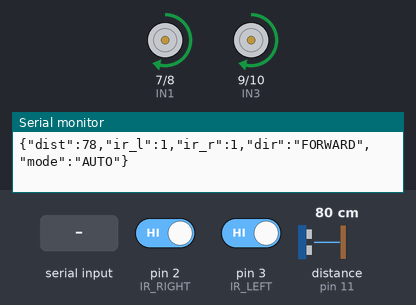
A sketch run on a simulated Arduino Uno, built with avr-gcc and run on an emulated ATmega328P. Parts: motor-driver pin pairs drawn as motors (green arrow = first pin HIGH = forward, orange = second pin HIGH = backward, longer = more drive, scaled by the enable pin), the last lines printed to the serial monitor. Wiring (inferred from the names in the program): ultrasonic range finder: trigger pin 12; echo pin 11. Inputs (shaded band) come from the test bench; at power-on: distance to the obstacle (sensor on pin 11) 80 cm, pin 2 (IR_RIGHT) HIGH, pin 3 (IR_LEFT) HIGH. The echo pulse lasts 58.3 µs per cm.

Above: at 1.7 s.
1.8 s: distance to the obstacle (sensor on pin 11) set to 22 cm
3.3 s: distance to the obstacle (sensor on pin 11) set to 19 cm
At 4.5 s:
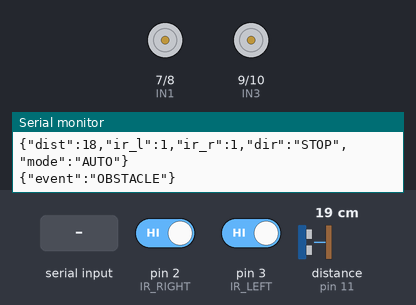
6.3 s: "CMD:LEFT\n" received over Serial
At 7.1 s:
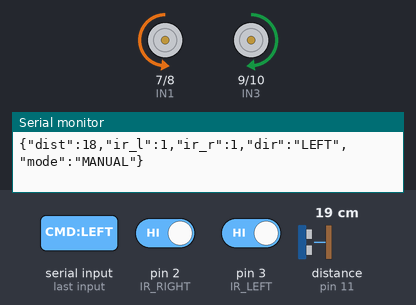
7.9 s: "CMD:RIGHT\n" received over Serial
At 9.1 s:
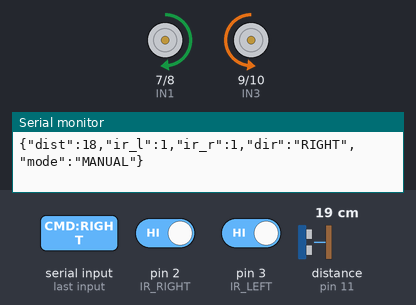
9.4 s: "CMD:AUTO\n" received over Serial
At 9.91 s:
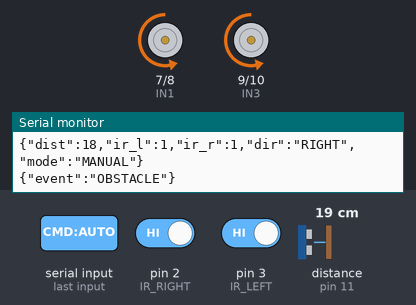
12.4 s: distance to the obstacle (sensor on pin 11) set to 35 cm
Timing chart, 0 to 15.0 s (numbered marks = the images above; inputs shaded):
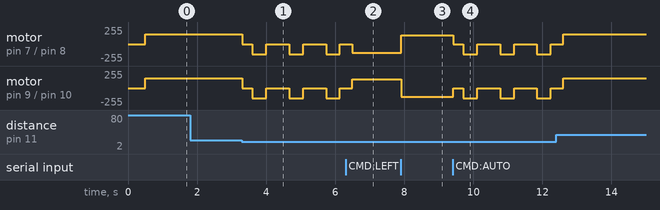

Measured:
- the behaviour switches between 21 and 20 cm on distance to the obstacle (sensor on pin 11) (found by bisection; images 0 and 1)
- after the input at 3.3 s, motor on pin 7 (IN1) / pin 8 (IN2), motor on pin 9 (IN3) / pin 10 (IN4): forward 150/255 → stopped at once, then repeats every 1.1 s: backward 150/255 0.40 s, stopped 0.67 s
- after the input at 7.9 s, motor on pin 7 (IN1) / pin 8 (IN2): backward 130/255 → forward 130/255 at once; motor on pin 9 (IN3) / pin 10 (IN4): forward 130/255 → backward 130/255 at once
- after the input at 9.4 s, motor on pin 7 (IN1) / pin 8 (IN2): forward 130/255 → stopped at once, then repeats every 1.1 s: backward 150/255 0.40 s, stopped 0.67 s; motor on pin 9 (IN3) / pin 10 (IN4): backward 130/255 → stopped at once, then repeats every 1.1 s: backward 150/255 0.40 s, stopped 0.67 s

The sketch:

ARES_X_Main.ino
```cpp
/*
 * ============================================================
 *  TERRA GUIDE — Arduino UNO
 *  Line Following + Obstacle Avoidance
 *  Komunikim Serial JSON me Raspberry Pi 4
 * ============================================================
 *  LIDHJET:
 *   L298N → ENA=5  IN1=7  IN2=8  ENB=6  IN3=9  IN4=10
 *   IR    → LEFT=3 (INPUT_PULLUP)  RIGHT=2 (INPUT_PULLUP)
 *   SR04  → TRIG=12  ECHO=11
 *   USB   → /dev/ttyACM0 @ 9600 baud
 *
 *  IR LOGJIKA: 1=mbi vijë zezë  0=jashtë vijës
 *
 *  DËRGON tek Pi çdo 300ms:
 *  {"dist":34,"ir_l":1,"ir_r":1,"dir":"FORWARD","mode":"AUTO"}
 *
 *  MERR nga Pi:
 *  CMD:STOP | CMD:FORWARD | CMD:BACKWARD
 *  CMD:LEFT | CMD:RIGHT | CMD:AUTO | CMD:MANUAL
 * ============================================================
 */

// ===== MOTOR L298N =====
const int ENA = 5,  IN1 = 7,  IN2 = 8;
const int ENB = 6,  IN3 = 9,  IN4 = 10;
const int SPEED_NORMAL = 150;
const int SPEED_TURN   = 130;

// ===== IR SENSORËT =====
const int IR_LEFT  = 3;
const int IR_RIGHT = 2;

// ===== HC-SR04 =====
const int TRIG = 12;
const int ECHO = 11;
const int OBSTACLE_CM = 20;

// ===== VARIABLA =====
bool manualMode    = false;
String currentDir  = "STOP";
String lastTurn    = "RIGHT";
String piCommand   = "";
unsigned long lastSend = 0;

// ═════════════════════════════════════════════════════════════
void setup() {
  // Motorë
  pinMode(ENA, OUTPUT); pinMode(IN1, OUTPUT); pinMode(IN2, OUTPUT);
  pinMode(ENB, OUTPUT); pinMode(IN3, OUTPUT); pinMode(IN4, OUTPUT);

  // IR
  pinMode(IR_LEFT,  INPUT_PULLUP);
  pinMode(IR_RIGHT, INPUT_PULLUP);

  // HC-SR04
  pinMode(TRIG, OUTPUT);
  pinMode(ECHO, INPUT);
  digitalWrite(TRIG, LOW);

  stopRobot();

  Serial.begin(9600);
  delay(500);
  Serial.println("{\"status\":\"READY\",\"device\":\"TERRA_GUIDE\"}");
}

// ═════════════════════════════════════════════════════════════
void loop() {
  // 1. Lexo komanda nga Pi
  readPiCommands();

  // 2. Lexo sensorët
  long dist  = readDistance();
  int  irL   = digitalRead(IR_LEFT);
  int  irR   = digitalRead(IR_RIGHT);

  // 3. AUTO mode — lëvizja autonome
  if (!manualMode) {
    if (dist > 0 && dist < OBSTACLE_CM) {
      avoidObstacle();
    } else {
      followLine(irL, irR);
    }
  }

  // 4. Dërgo JSON çdo 300ms
  if (millis() - lastSend >= 300) {
    lastSend = millis();
    sendJSON(dist, irL, irR);
  }
}

// ═════════════════════════════════════════════════════════════
// NDIQ VIJËN — IR LOGJIKA: 1=zezë  0=bardhë
// ═════════════════════════════════════════════════════════════
void followLine(int irL, int irR) {
  if (irL == 1 && irR == 1) {
    forward();                      // të dy mbi vijë → EC PARA

  } else if (irL == 0 && irR == 1) {
    goRight();                      // majtas doli → KTHEHU DJATHTAS
    lastTurn = "RIGHT";

  } else if (irL == 1 && irR == 0) {
    goLeft();                       // djathtas doli → KTHEHU MAJTAS
    lastTurn = "LEFT";

  } else {
    // të dy jashtë → kërko vijën nga drejtimi i fundit
    if (lastTurn == "LEFT") goLeft();
    else                    goRight();
  }
}

// ═════════════════════════════════════════════════════════════
// SHMANG PENGESËN
// ═════════════════════════════════════════════════════════════
void avoidObstacle() {
  Serial.println("{\"event\":\"OBSTACLE\"}");

  stopRobot();  delay(300);

  // Prapa
  goBackward();
  delay(400);
  stopRobot();  delay(200);

  // Kthehu djathtas derisa të gjejë vijën (max 800ms)
  goRight();
  unsigned long t = millis();
  while (millis() - t < 800) {
    if (digitalRead(IR_LEFT) == 1 || digitalRead(IR_RIGHT) == 1) break;
  }

  stopRobot();  delay(150);
}

// ═════════════════════════════════════════════════════════════
// LËVIZJET
// ═════════════════════════════════════════════════════════════
void forward() {
  analogWrite(ENA, SPEED_NORMAL); analogWrite(ENB, SPEED_NORMAL);
  digitalWrite(IN1, HIGH); digitalWrite(IN2, LOW);
  digitalWrite(IN3, HIGH); digitalWrite(IN4, LOW);
  currentDir = "FORWARD";
}

void goBackward() {
  analogWrite(ENA, SPEED_NORMAL); analogWrite(ENB, SPEED_NORMAL);
  digitalWrite(IN1, LOW);  digitalWrite(IN2, HIGH);
  digitalWrite(IN3, LOW);  digitalWrite(IN4, HIGH);
  currentDir = "BACKWARD";
}

void goLeft() {
  analogWrite(ENA, SPEED_TURN); analogWrite(ENB, SPEED_TURN);
  digitalWrite(IN1, LOW);  digitalWrite(IN2, HIGH);
  digitalWrite(IN3, HIGH); digitalWrite(IN4, LOW);
  currentDir = "LEFT";
}

void goRight() {
  analogWrite(ENA, SPEED_TURN); analogWrite(ENB, SPEED_TURN);
  digitalWrite(IN1, HIGH); digitalWrite(IN2, LOW);
  digitalWrite(IN3, LOW);  digitalWrite(IN4, HIGH);
  currentDir = "RIGHT";
}

void stopRobot() {
  analogWrite(ENA, 0); analogWrite(ENB, 0);
  digitalWrite(IN1, LOW); digitalWrite(IN2, LOW);
  digitalWrite(IN3, LOW); digitalWrite(IN4, LOW);
  currentDir = "STOP";
}

// ═════════════════════════════════════════════════════════════
// HC-SR04
// ═════════════════════════════════════════════════════════════
long readDistance() {
  digitalWrite(TRIG, LOW);
  delayMicroseconds(2);
  digitalWrite(TRIG, HIGH);
  delayMicroseconds(10);
  digitalWrite(TRIG, LOW);

  long dur = pulseIn(ECHO, HIGH, 20000);
  if (dur == 0) return 999;
  return dur * 0.034 / 2;
}

// ═════════════════════════════════════════════════════════════
// LEX KOMANDA NGA PI
// ═════════════════════════════════════════════════════════════
void readPiCommands() {
  while (Serial.available() > 0) {
    char c = Serial.read();
    if (c == '\n') {
      piCommand.trim();

      if      (piCommand == "CMD:STOP")     { manualMode = true;  stopRobot();   }
      else if (piCommand == "CMD:FORWARD")  { manualMode = true;  forward();     }
      else if (piCommand == "CMD:BACKWARD") { manualMode = true;  goBackward();  }
      else if (piCommand == "CMD:LEFT")     { manualMode = true;  goLeft();      }
      else if (piCommand == "CMD:RIGHT")    { manualMode = true;  goRight();     }
      else if (piCommand == "CMD:AUTO")     { manualMode = false;                }
      else if (piCommand == "CMD:MANUAL")   { manualMode = true;  stopRobot();   }

      piCommand = "";
    } else {
      piCommand += c;
    }
  }
}

// ═════════════════════════════════════════════════════════════
// DËRGO JSON TEK PI
// ═════════════════════════════════════════════════════════════
void sendJSON(long dist, int irL, int irR) {
  Serial.print("{\"dist\":");
  Serial.print(dist);
  Serial.print(",\"ir_l\":");
  Serial.print(irL);
  Serial.print(",\"ir_r\":");
  Serial.print(irR);
  Serial.print(",\"dir\":\"");
  Serial.print(currentDir);
  Serial.print("\",\"mode\":\"");
  Serial.print(manualMode ? "MANUAL" : "AUTO");
  Serial.println("\"}");
}
```
